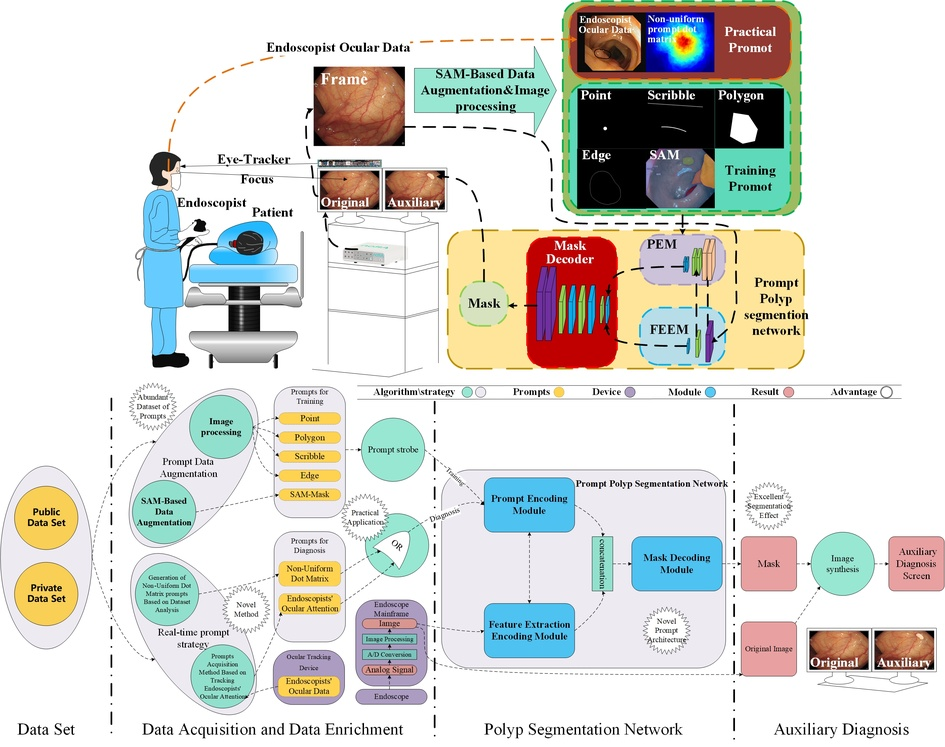
#> input picture Abstract.jpg, 945 x 747 px, shrunk from 2812 x 2224 before the run
$ python -i drawPrompts.py   (imports and definitions only)
#> lines starting #> are read from the running program, lines starting #| are printed output that depends on the picture; after the words box and inside, x2 and y2 are one past the last pixel; in counts of white or black regions, pixels touching at a corner belong together
import random

import cv2
import os
import numpy as np
import progressbar


def find_max_distance_points(contour):
    max_distance = 0
    max_distance_point1 = None
    max_distance_point2 = None

    for i in range(len(contour)):
        for j in range(i + 1, len(contour)):
            distance = np.linalg.norm(contour[i] - contour[j])
            if distance > max_distance:
                max_distance = distance
                max_distance_point1 = tuple(contour[i][0])
                max_distance_point2 = tuple(contour[j][0])

    return max_distance_point1, max_distance_point2
def find_centroid_and_contour(binary_image):
    contours, _ = cv2.findContours(binary_image, cv2.RETR_EXTERNAL, cv2.CHAIN_APPROX_SIMPLE)

    centroids = []
    polygon_coords = []
    boundary_coords = []
    max_distance_points = []
    curve_coeffs = []
    if len(contours) > 0:
        contour = max(contours, key=cv2.contourArea)
        M = cv2.moments(contour)
        if M["m00"] != 0:
            cx = int(M["m10"] / M["m00"])
            cy = int(M["m01"] / M["m00"])
            centroids.append((cx, cy))
            curve_points = np.vstack(contour)

        # 获取多边形的顶点坐标
        epsilon = 0.02 * cv2.arcLength(contour, True)
        polygon = cv2.approxPolyDP(contour, epsilon, True)
        polygon_coords.append(polygon)

        # 获取边界的顶点坐标
        for point in contour:
            boundary_coords.append((point[0][0], point[0][1]))

        return centroids, polygon_coords, boundary_coords, contour
    else:
        return -1, -1, -1, -1


def draw_circle(image, center, radius=30, color=(255, 255, 255), thickness=-1):
    cv2.circle(image, center, radius, color, thickness)

def draw_polygon(image, polygon_coords, color=(255, 255, 255)):
    cv2.drawContours(image, polygon_coords, -1, color, thickness=cv2.FILLED)

def draw_boundary(image, boundary_coords, color=(255, 255, 255), thickness=1):
    for point in boundary_coords:
        cv2.circle(image, (point[0], point[1]), radius=thickness,color=color,thickness=-1)

def draw_lines(image, centroid, ratio ,color_in=(255, 255, 255), color_out=(255, 255, 255), thickness=3):
    h, w = image.shape[:2]

    # 计算线的长度
    line_length = int(ratio * min(h, w))
    #
    # # 在连通域内画一条二次曲线
    # curve_in = np.array([
    #     [centroid[0] - line_length // 2, centroid[1]],
    #     [centroid[0], centroid[1] - line_length],
    #     [centroid[0] + line_length // 2, centroid[1]]
    # ], dtype=np.int32)
    # curve_in = curve_in.reshape((-1, 1, 2))
    # cv2.polylines(image, [curve_in], isClosed=False, color=color_in, thickness=thickness)
    #
    # # 在连通域外画一条二次曲线
    # curve_out = np.array([
    #     [centroid[0] - w // 2 - line_length // 2, centroid[1]],
    #     [centroid[0] - w // 2, centroid[1] - line_length],
    #     [centroid[0] - w // 2 + line_length // 2, centroid[1]]
    # ], dtype=np.int32)
    # curve_out = curve_out.reshape((-1, 1, 2))
    # cv2.polylines(image, [curve_out], isClosed=False, color=color_out, thickness=thickness)

    # 计算线的方向，可以是直线也可以是二次曲线
    #direction = np.random.choice(['line', 'quadratic'])
    direction='quadratic'
    while True:
        try:
            a=random.randint(1,15)
            # 在连通域内画一条线
            if direction == 'line':
                line_points_in = (
                    (centroid[0] - line_length // 2, centroid[1]),
                    (centroid[0] + line_length // 2, centroid[1])
                )
            else:  # 'quadratic'
                x = np.linspace(-line_length // 2, line_length // 2, line_length)
                y = -(x ** 2) / (4 * (line_length //a ) ** 2) + centroid[1]
                line_points_in = [(int(x[i] + centroid[0]), int(y[i])) for i in range(line_length)]
            cv2.polylines(image, [np.array(line_points_in)], isClosed=False, color=color_in, thickness=thickness)
            break
        except Exception as e:
            # 捕捉异常并进行处理，例如打印错误信息
            print(f"An error occurred: {e}")


    # 在连通域外画一条线
    # if direction == 'line':
    #     line_points_out = (
    #         (0, 0),
    #         (w, h)
    #     )
    # else:  # 'quadratic'
    #     x = np.linspace(0, w, w)
    #     y = -(x ** 2) / (4 * (w // 2) ** 2) + h
    #     line_points_out = [(int(x[i]), int(y[i])) for i in range(w)]
    #
    # cv2.polylines(image, [np.array(line_points_out)], isClosed=False, color=color_out, thickness=thickness)

def create_blank_image(shape):
    return np.zeros(shape, dtype=np.uint8)
def draw_ExternalCurve(image,contour):
    # 拟合曲线
    curve = cv2.fitEllipse(contour)

    # 绘制曲线
    cv2.ellipse(image, curve, (255, 255, 255), 2)  # 白色曲线
def process_image(input_path, output_folder):
#> called with input_path = 'Abstract.jpg', output_folder = 'out.png'
    image = cv2.imread(input_path, cv2.IMREAD_GRAYSCALE)
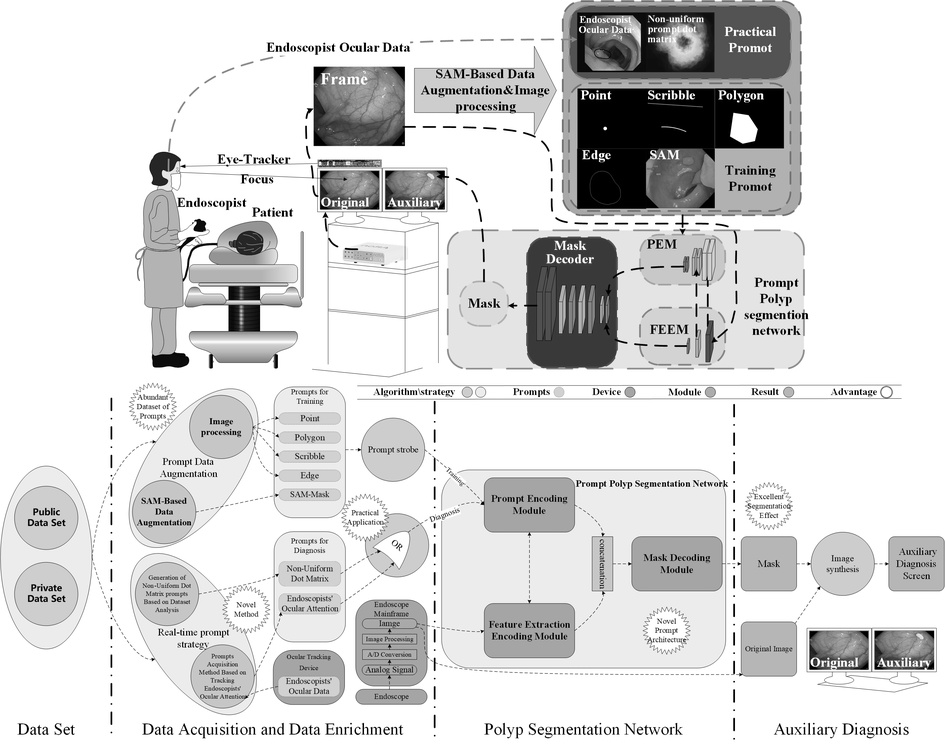
#> image: shape (747, 945); min 0, max 255, mean 216.6
    # [4 lines of commented-out code are left out]

    centroids, polygon_coords, boundary_coords,contour = find_centroid_and_contour(image)
#> in find_centroid_and_contour, `contours, _ = cv2.findContours(binary_image, cv2.RETR_EXTERNAL, cv2.CH..`: contours = [[[0, 0], [0, 746], [944, 746], [944, 0]]]
#> in find_centroid_and_contour, `contour = max(contours, key=cv2.contourArea)`: contour = [[0, 0], [0, 746], [944, 746], [944, 0]]
#> in find_centroid_and_contour, `M = cv2.moments(contour)`: M = moments, m00 704224, centre m10/m00, m01/m00 = (472, 373)
#> in find_centroid_and_contour, `cx = int(M["m10"] / M["m00"])`: cx = 472
#> in find_centroid_and_contour, `cy = int(M["m01"] / M["m00"])`: cy = 373
#> in find_centroid_and_contour, `curve_points = np.vstack(contour)`: curve_points = [[0, 0], [0, 746], [944, 746], [944, 0]]
#> in find_centroid_and_contour, `epsilon = 0.02 * cv2.arcLength(contour, True)`: epsilon = 67.6
#> in find_centroid_and_contour, `polygon = cv2.approxPolyDP(contour, epsilon, True)`: polygon = [[0, 0], [0, 746], [944, 746], [944, 0]]
#> the loop in find_centroid_and_contour, `for point in contour:` made 4 passes
#> after the loop in find_centroid_and_contour, `for point in contour:`: boundary_coords = [(0, 0), (0, 746), (944, 746), (944, 0)]
#> centroids = [(472, 373)]; polygon_coords = [[[0, 0], [0, 746], [944, 746], [944, 0]]]; boundary_coords = [(0, 0), (0, 746), (944, 746), (944, 0)]; contour = [[0, 0], [0, 746], [944, 746], [944, 0]]

    # 创建四(五)个新的同样大小的黑色图像
    circle_blank_image = create_blank_image(image.shape)
    polygon_blank_image = create_blank_image(image.shape)
    boundary_blank_image = create_blank_image(image.shape)
    lines_blank_image = create_blank_image(image.shape)
    ExternalCurve_blank_image= create_blank_image(image.shape)

    if centroids!=-1:
        # 在新图像上画圆
        for centroid in centroids:
            draw_circle(circle_blank_image, centroid)
#> this loop made 1 pass
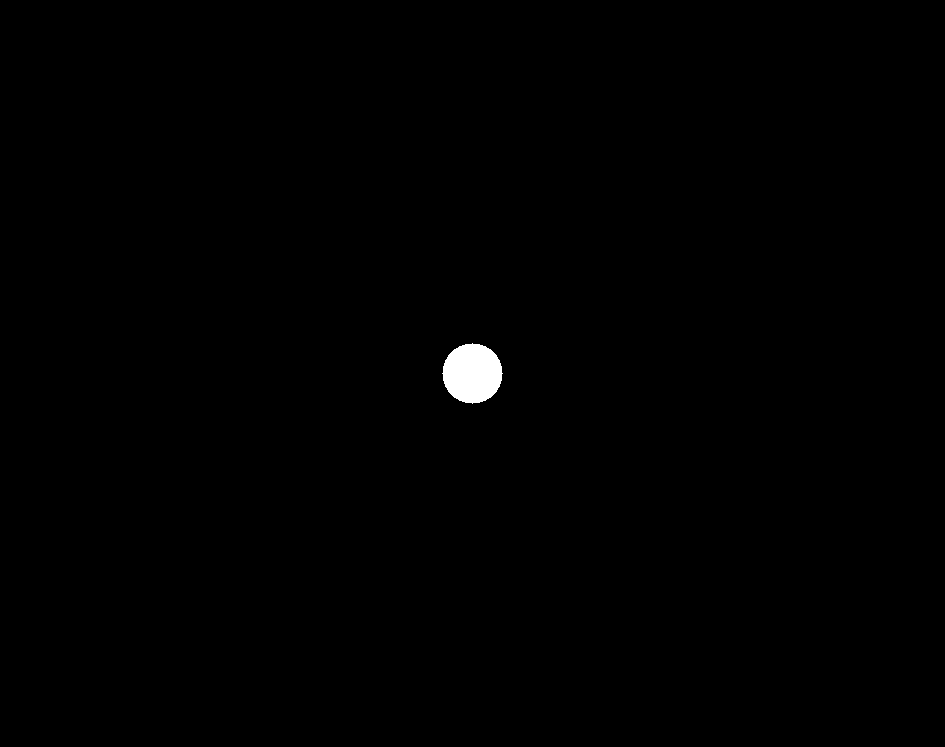
#> circle_blank_image: shape (747, 945); 0.4% white; 1 white region, box (x1, y1, x2, y2) and area: (442, 343, 503, 404) 2821

        # 在另一个新图像上画实心多边形
        draw_polygon(polygon_blank_image, polygon_coords)
#> in draw_polygon, `cv2.drawContours(image, polygon_coords, -1, color, thickness=cv2.FILLED)`: image: shape (747, 945); every value is 255

        # 在第三个新图像上画边界
        # cv2.drawContours(boundary_blank_image, contour, -1, (255, 255, 255), 3)
        draw_boundary(boundary_blank_image, boundary_coords)
#> the loop in draw_boundary, `for point in boundary_coords:` made 4 passes
#> after the loop in draw_boundary, `for point in boundary_coords:`:
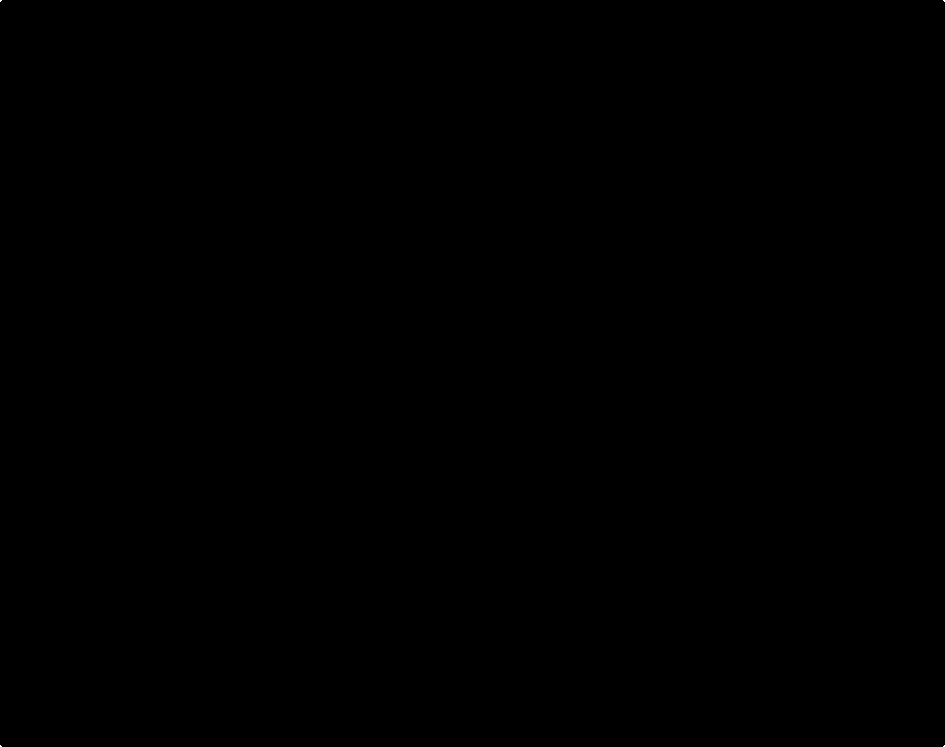
#> image: shape (747, 945); 0% white in thin lines or dots

        # 在第四个新图像上画线
        for centroid in centroids:
            # 计算连通域和非连通域的面积比例
            area_ratio = cv2.contourArea(polygon_coords[centroids.index(centroid)]) / (image.shape[0] * image.shape[1])

            # 画线
            draw_lines(lines_blank_image, centroid, area_ratio)
#> this loop made 1 pass
#> (centroid, area_ratio, h in draw_lines, w in draw_lines, line_length in draw_lines, direction in draw_lines) on pass 1: ((472, 373), 0.998, 747, 945, 745, 'quadratic')
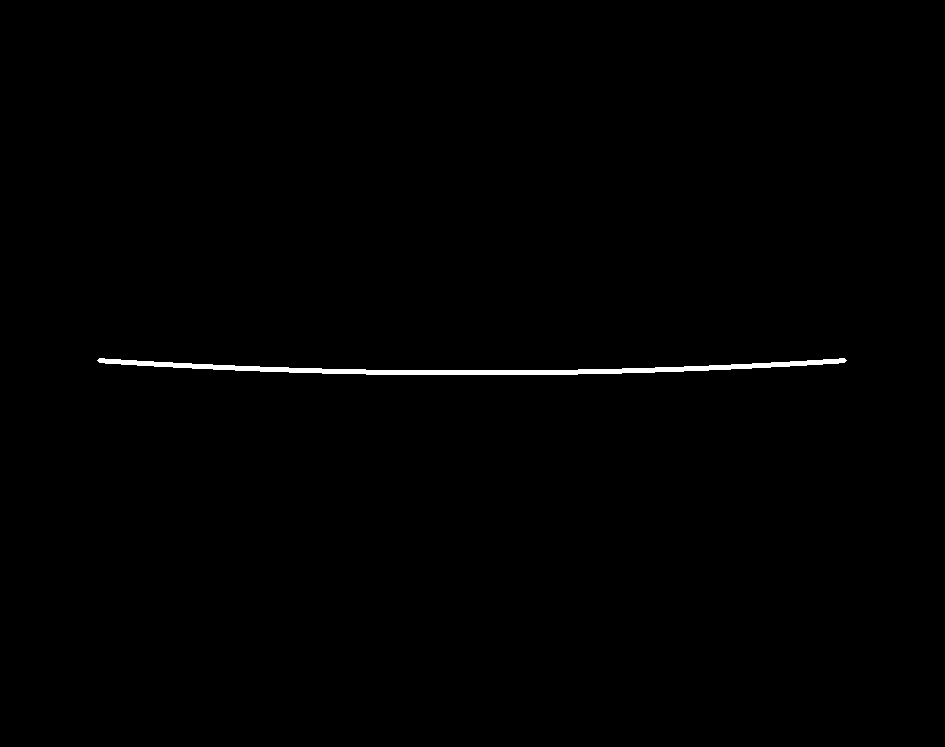
#> lines_blank_image: shape (747, 945); 0.53% white; 1 white region, box (x1, y1, x2, y2) and area: (97, 358, 847, 375) 3738

        # 在第五个新图像上外接曲线
        draw_ExternalCurve(ExternalCurve_blank_image, contour)
    #print(os.path.join(output_folder, "Point", os.path.splitext(os.path.basename(input_path))[0]+".png"))

    # 保存结果图像
    cv2.imwrite(os.path.join(output_folder, "Point", os.path.splitext(os.path.basename(input_path))[0]+".png"), circle_blank_image)
    cv2.imwrite(os.path.join(output_folder, "Polygon", os.path.splitext(os.path.basename(input_path))[0]+".png"), polygon_blank_image)
    cv2.imwrite(os.path.join(output_folder, "Edge", os.path.splitext(os.path.basename(input_path))[0]+".png"), boundary_blank_image)
    cv2.imwrite(os.path.join(output_folder, "Scribble", os.path.splitext(os.path.basename(input_path))[0]+".png"), lines_blank_image)
    cv2.imwrite(os.path.join(output_folder, "ExternalCurve", os.path.splitext(os.path.basename(input_path))[0] + ".png"),ExternalCurve_blank_image)


# [53 lines not run here, left out]

#> (the run stopped early here; a loop or call above may not have finished)
